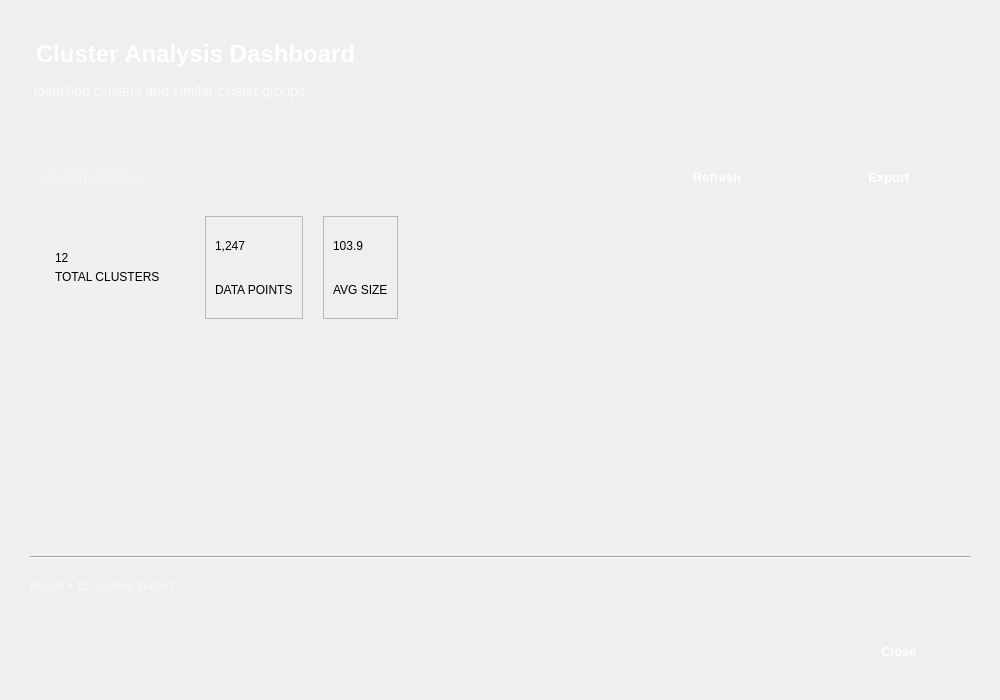
<?xml version="1.0" encoding="UTF-8"?>
<ui version="4.0">
 <class>ClusterList</class>
 <widget class="QDialog" name="ClusterList">
  <property name="geometry">
   <rect>
    <x>0</x>
    <y>0</y>
    <width>1000</width>
    <height>700</height>
   </rect>
  </property>
  <property name="minimumSize">
   <size>
    <width>900</width>
    <height>600</height>
   </size>
  </property>
  <property name="windowTitle">
   <string>Cluster Analysis Dashboard</string>
  </property>
  <property name="windowIcon">
   <iconset>
    <normaloff>:/icons/cluster.png</normaloff>:/icons/cluster.png</iconset>
  </property>
  <property name="styleSheet">
   <string notr="true">/* Modern Professional Dark Theme */
QDialog {
    background: qlineargradient(x1:0, y1:0, x2:1, y2:1, 
                stop:0 #0a0a0a, stop:0.5 #1a1a2e, stop:1 #16213e);
    color: #ffffff;
    font-family: 'Segoe UI', 'Inter', 'Roboto', sans-serif;
    font-size: 13px;
}

/* Header Section */
QLabel#titleLabel {
    font-size: 24px;
    font-weight: bold;
    color: #ffffff;
    padding: 10px 0px;
    background: transparent;
}

QLabel#subtitleLabel {
    font-size: 14px;
    color: rgba(255, 255, 255, 0.7);
    padding-bottom: 20px;
    background: transparent;
}

/* Stats Frame */
QFrame#statsFrame {
    background: rgba(255, 255, 255, 0.05);
    border: 1px solid rgba(255, 255, 255, 0.1);
    border-radius: 12px;
    padding: 15px;
    margin: 10px 0px;
}

QLabel#statsLabel {
    font-size: 11px;
    color: rgba(255, 255, 255, 0.6);
    text-transform: uppercase;
    letter-spacing: 1px;
    font-weight: bold;
}

QLabel#statsValue {
    font-size: 22px;
    font-weight: bold;
    color: #00d4ff;
    margin-top: 5px;
}

/* Table Styling */
QTableWidget {
    background-color: rgba(255, 255, 255, 0.02);
    border: 1px solid rgba(255, 255, 255, 0.1);
    border-radius: 16px;
    gridline-color: rgba(255, 255, 255, 0.05);
    selection-background-color: rgba(0, 212, 255, 0.2);
    selection-color: #ffffff;
    alternate-background-color: rgba(255, 255, 255, 0.02);
    font-size: 13px;
    outline: none;
}

QTableWidget::item {
    padding: 12px 16px;
    border: none;
    border-bottom: 1px solid rgba(255, 255, 255, 0.05);
}

QTableWidget::item:selected {
    background-color: rgba(0, 212, 255, 0.15);
    border-left: 3px solid #00d4ff;
}

QTableWidget::item:hover {
    background-color: rgba(255, 255, 255, 0.05);
}

/* Header Styling */
QHeaderView {
    background-color: transparent;
}

QHeaderView::section {
    background: qlineargradient(x1:0, y1:0, x2:0, y2:1,
                stop:0 rgba(255, 255, 255, 0.1), stop:1 rgba(255, 255, 255, 0.05));
    color: rgba(255, 255, 255, 0.9);
    padding: 16px 16px;
    border: none;
    border-right: 1px solid rgba(255, 255, 255, 0.1);
    border-bottom: 1px solid rgba(255, 255, 255, 0.1);
    font-weight: 600;
    font-size: 12px;
    text-transform: uppercase;
    letter-spacing: 0.5px;
}

QHeaderView::section:first {
    border-top-left-radius: 16px;
}

QHeaderView::section:last {
    border-top-right-radius: 16px;
    border-right: none;
}

QHeaderView::section:hover {
    background: rgba(255, 255, 255, 0.08);
}

/* Scrollbar Styling */
QScrollBar:vertical {
    background: rgba(255, 255, 255, 0.05);
    width: 8px;
    border-radius: 4px;
    margin: 0px;
}

QScrollBar::handle:vertical {
    background: rgba(255, 255, 255, 0.2);
    border-radius: 4px;
    min-height: 20px;
}

QScrollBar::handle:vertical:hover {
    background: rgba(255, 255, 255, 0.3);
}

QScrollBar::add-line:vertical, QScrollBar::sub-line:vertical {
    height: 0px;
}

QScrollBar:horizontal {
    background: rgba(255, 255, 255, 0.05);
    height: 8px;
    border-radius: 4px;
    margin: 0px;
}

QScrollBar::handle:horizontal {
    background: rgba(255, 255, 255, 0.2);
    border-radius: 4px;
    min-width: 20px;
}

QScrollBar::handle:horizontal:hover {
    background: rgba(255, 255, 255, 0.3);
}

QScrollBar::add-line:horizontal, QScrollBar::sub-line:horizontal {
    width: 0px;
}

/* Button Styling */
QPushButton {
    background: qlineargradient(x1:0, y1:0, x2:0, y2:1,
                stop:0 #4A90E2, stop:1 #357ABD);
    color: #ffffff;
    border: 1px solid rgba(255, 255, 255, 0.1);
    border-radius: 8px;
    padding: 10px 20px;
    font-weight: 600;
    font-size: 13px;
    min-width: 100px;
}

QPushButton:hover {
    background: qlineargradient(x1:0, y1:0, x2:0, y2:1,
                stop:0 #5BA0F2, stop:1 #4A90E2);
    border: 1px solid rgba(255, 255, 255, 0.2);
    transform: translateY(-1px);
}

QPushButton:pressed {
    background: qlineargradient(x1:0, y1:0, x2:0, y2:1,
                stop:0 #357ABD, stop:1 #2A5D99);
    transform: translateY(0px);
}

QPushButton:focus {
    border: 2px solid #00d4ff;
    outline: none;
}

/* Action Buttons */
QPushButton#exportBtn {
    background: qlineargradient(x1:0, y1:0, x2:0, y2:1,
                stop:0 #00d4ff, stop:1 #0099cc);
    margin-right: 10px;
}

QPushButton#exportBtn:hover {
    background: qlineargradient(x1:0, y1:0, x2:0, y2:1,
                stop:0 #1ae4ff, stop:1 #00d4ff);
}

QPushButton#refreshBtn {
    background: qlineargradient(x1:0, y1:0, x2:0, y2:1,
                stop:0 #28a745, stop:1 #218838);
    margin-right: 10px;
}

QPushButton#refreshBtn:hover {
    background: qlineargradient(x1:0, y1:0, x2:0, y2:1,
                stop:0 #34ce57, stop:1 #28a745);
}

/* Dialog Button Box */
QDialogButtonBox {
    background: transparent;
    border-top: 1px solid rgba(255, 255, 255, 0.1);
    padding-top: 15px;
}

/* Search Box */
QLineEdit {
    background: rgba(255, 255, 255, 0.05);
    border: 1px solid rgba(255, 255, 255, 0.1);
    border-radius: 8px;
    padding: 8px 12px;
    color: #ffffff;
    font-size: 13px;
    selection-background-color: rgba(0, 212, 255, 0.3);
}

QLineEdit:focus {
    border: 2px solid #00d4ff;
    background: rgba(255, 255, 255, 0.08);
}

QLineEdit::placeholder {
    color: rgba(255, 255, 255, 0.5);
}

/* Separator Line */
QFrame[frameShape="4"] {
    color: rgba(255, 255, 255, 0.1);
    background-color: rgba(255, 255, 255, 0.1);
}</string>
  </property>
  <layout class="QVBoxLayout" name="verticalLayout">
   <property name="spacing">
    <number>20</number>
   </property>
   <property name="leftMargin">
    <number>30</number>
   </property>
   <property name="topMargin">
    <number>30</number>
   </property>
   <property name="rightMargin">
    <number>30</number>
   </property>
   <property name="bottomMargin">
    <number>30</number>
   </property>
   <item>
    <layout class="QVBoxLayout" name="headerLayout">
     <property name="spacing">
      <number>5</number>
     </property>
     <item>
      <widget class="QLabel" name="titleLabel">
       <property name="text">
        <string>Cluster Analysis Dashboard</string>
       </property>
      </widget>
     </item>
     <item>
      <widget class="QLabel" name="subtitleLabel">
       <property name="text">
        <string>Identified clusters and similar cluster groups</string>
       </property>
      </widget>
     </item>
     <item>
      <spacer name="headerSpacer">
       <property name="orientation">
        <enum>Qt::Horizontal</enum>
       </property>
       <property name="sizeHint" stdset="0">
        <size>
         <width>40</width>
         <height>20</height>
        </size>
       </property>
      </spacer>
     </item>
    </layout>
   </item>
   <item>
    <layout class="QHBoxLayout" name="controlsLayout">
     <item>
      <widget class="QLineEdit" name="searchEdit">
       <property name="placeholderText">
        <string>Search clusters...</string>
       </property>
      </widget>
     </item>
     <item>
      <layout class="QHBoxLayout" name="buttonLayout">
       <item>
        <widget class="QPushButton" name="refreshBtn">
         <property name="text">
          <string>Refresh</string>
         </property>
         <property name="toolTip">
          <string>Refresh cluster data</string>
         </property>
        </widget>
       </item>
       <item>
        <widget class="QPushButton" name="exportBtn">
         <property name="text">
          <string>Export</string>
         </property>
         <property name="toolTip">
          <string>Export cluster data to CSV</string>
         </property>
        </widget>
       </item>
      </layout>
     </item>
    </layout>
   </item>
   <item>
    <layout class="QHBoxLayout" name="statsLayout">
     <property name="spacing">
      <number>20</number>
     </property>
     <item>
      <widget class="QFrame" name="statsFrame">
       <property name="frameShape">
        <enum>QFrame::StyledPanel</enum>
       </property>
       <property name="frameShadow">
        <enum>QFrame::Raised</enum>
       </property>
       <layout class="QVBoxLayout" name="verticalLayout_2">
        <property name="spacing">
         <number>5</number>
        </property>
        <item>
         <widget class="QLabel" name="totalClustersValue">
          <property name="text">
           <string>12</string>
          </property>
          <property name="objectName">
           <string>statsValue</string>
          </property>
         </widget>
        </item>
        <item>
         <widget class="QLabel" name="totalClustersLabel">
          <property name="text">
           <string>TOTAL CLUSTERS</string>
          </property>
          <property name="objectName">
           <string>statsLabel</string>
          </property>
         </widget>
        </item>
       </layout>
      </widget>
     </item>
     <item>
      <widget class="QFrame" name="statsFrame_2">
       <property name="frameShape">
        <enum>QFrame::StyledPanel</enum>
       </property>
       <property name="frameShadow">
        <enum>QFrame::Raised</enum>
       </property>
       <layout class="QVBoxLayout" name="verticalLayout_3">
        <property name="spacing">
         <number>5</number>
        </property>
        <item>
         <widget class="QLabel" name="dataPointsValue">
          <property name="text">
           <string>1,247</string>
          </property>
          <property name="objectName">
           <string>statsValue</string>
          </property>
         </widget>
        </item>
        <item>
         <widget class="QLabel" name="dataPointsLabel">
          <property name="text">
           <string>DATA POINTS</string>
          </property>
          <property name="objectName">
           <string>statsLabel</string>
          </property>
         </widget>
        </item>
       </layout>
      </widget>
     </item>
     <item>
      <widget class="QFrame" name="statsFrame_3">
       <property name="frameShape">
        <enum>QFrame::StyledPanel</enum>
       </property>
       <property name="frameShadow">
        <enum>QFrame::Raised</enum>
       </property>
       <layout class="QVBoxLayout" name="verticalLayout_4">
        <property name="spacing">
         <number>5</number>
        </property>
        <item>
         <widget class="QLabel" name="avgSizeValue">
          <property name="text">
           <string>103.9</string>
          </property>
          <property name="objectName">
           <string>statsValue</string>
          </property>
         </widget>
        </item>
        <item>
         <widget class="QLabel" name="avgSizeLabel">
          <property name="text">
           <string>AVG SIZE</string>
          </property>
          <property name="objectName">
           <string>statsLabel</string>
          </property>
         </widget>
        </item>
       </layout>
      </widget>
     </item>
     <item>
      <spacer name="statsSpacer">
       <property name="orientation">
        <enum>Qt::Horizontal</enum>
       </property>
       <property name="sizeHint" stdset="0">
        <size>
         <width>40</width>
         <height>20</height>
        </size>
       </property>
      </spacer>
     </item>
    </layout>
   </item>
   <item>
    <widget class="QTableWidget" name="clusterTable">
     <property name="alternatingRowColors">
      <bool>true</bool>
     </property>
     <property name="selectionBehavior">
      <enum>QAbstractItemView::SelectRows</enum>
     </property>
     <property name="showGrid">
      <bool>true</bool>
     </property>
     <property name="rowCount">
      <number>5</number>
     </property>
     <property name="columnCount">
      <number>0</number>
     </property>
     <property name="sortingEnabled">
      <bool>false</bool>
     </property>
     <property name="minimumHeight">
      <number>150</number>
     </property>
     <property name="gridStyle">
      <enum>Qt::SolidLine</enum>
     </property>
     <property name="cornerButtonEnabled">
      <bool>true</bool>
     </property>
     <property name="editTriggers">
      <set>QAbstractItemView::NoEditTriggers</set>
     </property>
     <column>
      <property name="text">
       <string>Cluster ID</string>
      </property>
     </column>
     <column>
      <property name="text">
       <string>Points</string>
      </property>
     </column>
     <column>
      <property name="text">
       <string>Bounding Box</string>
      </property>
     </column>
     <column>
      <property name="text">
       <string>Type</string>
      </property>
     </column>
     <column>
      <property name="text">
       <string>Actions</string>
      </property>
     </column>
    </widget>
   </item>
   <item>
    <widget class="QFrame" name="separatorLine">
     <property name="frameShape">
      <enum>QFrame::HLine</enum>
     </property>
     <property name="frameShadow">
      <enum>QFrame::Sunken</enum>
     </property>
    </widget>
   </item>
   <item>
    <widget class="QLabel" name="statusLabel">
     <property name="styleSheet">
      <string notr="true">color: rgba(255, 255, 255, 0.6); font-size: 12px;</string>
     </property>
     <property name="text">
      <string>Ready • 12 clusters loaded</string>
     </property>
    </widget>
   </item>
   <item>
    <spacer name="bottomSpacer">
     <property name="orientation">
      <enum>Qt::Horizontal</enum>
     </property>
     <property name="sizeHint" stdset="0">
      <size>
       <width>40</width>
       <height>20</height>
      </size>
     </property>
    </spacer>
   </item>
   <item>
    <layout class="QHBoxLayout" name="dialogButtonLayout">
     <property name="spacing">
      <number>0</number>
     </property>
     <item>
      <widget class="QDialogButtonBox" name="buttonBox">
       <property name="orientation">
        <enum>Qt::Horizontal</enum>
       </property>
       <property name="standardButtons">
        <set>QDialogButtonBox::Close</set>
       </property>
      </widget>
     </item>
    </layout>
   </item>
  </layout>
 </widget>
 <connections>
  <connection>
   <sender>buttonBox</sender>
   <signal>rejected()</signal>
   <receiver>ClusterList</receiver>
   <slot>reject()</slot>
   <hints>
    <hint type="sourcelabel">
     <x>532</x>
     <y>679</y>
    </hint>
    <hint type="destinationlabel">
     <x>599</x>
     <y>699</y>
    </hint>
   </hints>
  </connection>
 </connections>
</ui>
